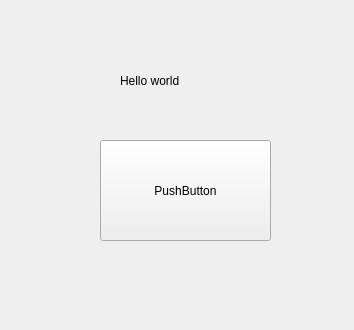
<?xml version="1.0" encoding="UTF-8"?>
<ui version="4.0">
 <class>Form</class>
 <widget class="QWidget" name="Form">
  <property name="geometry">
   <rect>
    <x>0</x>
    <y>0</y>
    <width>354</width>
    <height>330</height>
   </rect>
  </property>
  <property name="windowTitle">
   <string>Form</string>
  </property>
  <widget class="QLabel" name="label">
   <property name="geometry">
    <rect>
     <x>120</x>
     <y>60</y>
     <width>141</width>
     <height>41</height>
    </rect>
   </property>
   <property name="text">
    <string>Hello world</string>
   </property>
  </widget>
  <widget class="QPushButton" name="pushButton">
   <property name="geometry">
    <rect>
     <x>100</x>
     <y>140</y>
     <width>171</width>
     <height>101</height>
    </rect>
   </property>
   <property name="text">
    <string>PushButton</string>
   </property>
  </widget>
 </widget>
 <resources/>
 <connections/>
</ui>
